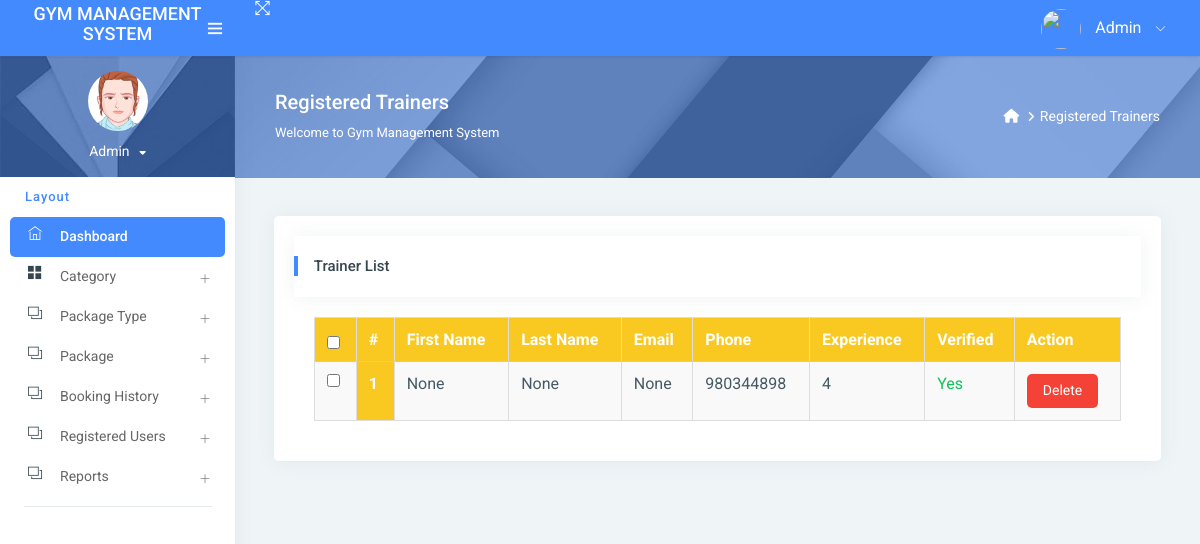
The page /reg_trainer/ (signed in) on the database as committed earlier.
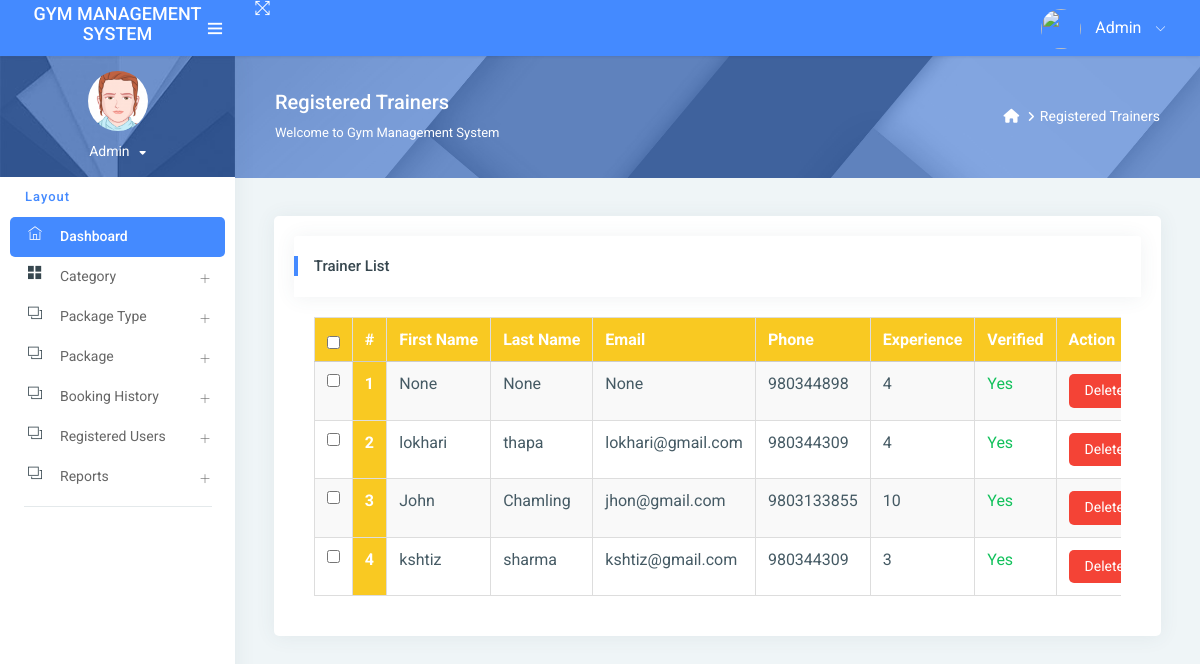
The same page on the database as committed later.
### app/models.py (models this page shows, shortened)
class Trainer(models.Model):
    user = models.OneToOneField(User, on_delete=models.CASCADE, null=True, blank=True)
    first_name = models.CharField(max_length=100, null=True)
    last_name = models.CharField(max_length=100, null=True)
    email = models.EmailField(null=True, blank=True)
    phone = models.CharField(max_length=15)
    address = models.TextField()
    experience = models.PositiveIntegerField(null=True, blank=True)
    is_verified = models.BooleanField(default=False)
    created_at = models.DateTimeField(auto_now_add=True)

### app/views.py (the view)
# urls.py: path('reg_trainer/', reg_trainer, name="reg_trainer"),
@login_required
def reg_trainer(request):
    trainers = Trainer.objects.all()  # Get all trainers
    return render(request, 'admin/reg_trainer.html', {'trainers': trainers})

### templates/admin/reg_trainer.html (shortened to what this page needs)
{% extends 'admin_base.html' %}
{% load static %}
{% block main %}
<link rel="stylesheet" href="https://cdnjs.cloudflare.com/ajax/libs/font-awesome/6.2.0/css/all.min.css" />
<div class="page-header">
    <div class="page-block">
        <div class="row align-items-center">
            <div class="col-md-8">
                <div class="page-header-title">
                    <h5 class="m-b-10">Registered Trainers</h5>
                    <p class="m-b-0">Welcome to Gym Management System</p>
                </div>
            </div>
            <div class="col-md-4">
                <ul class="breadcrumb-title">
                    <li class="breadcrumb-item">
                        <a href="{% url 'admin_home' %}"> <i class="fa fa-home"></i> </a>
                    </li>
                    <li class="breadcrumb-item"><a href="">Registered Trainers</a></li>
                </ul>
            </div>
        </div>
    </div>
</div>
<div class="pcoded-inner-content">
    <div class="main-body">
        <div class="page-wrapper">
            <div class="page-body">
                <div class="row">
                    <div class="col-md-12">
                        <div class="card">
                            <div class="card-block">
                                <div class="card-header">
                                    <h5>Trainer List</h5>
                                </div>
                                <div class="card-block table-border-style">
                                    <div class="table-responsive">
                                        <table class="table table-bordered">
                                            <thead>
                                                <tr>
                                                    <th><input type="checkbox" id="select-all" onclick="toggleSelectAll()"></th>
                                                    <th>#</th>
                                                    <th>First Name</th>
                                                    <th>Last Name</th>
                                                    <th>Email</th>
                                                    <th>Phone</th>
                                                    <th>Experience</th>
                                                    <th>Verified</th>
                                                    <th>Action</th>
                                                </tr>
                                            </thead>
                                            <tbody>
                                                {% for trainer in trainers %}
                                                <tr>
                                                    <td><input type="checkbox" class="select-trainer" data-trainer-id="{{ trainer.id }}"></td>
                                                    <th scope="row">{{ forloop.counter }}</th>
                                                    <td>{{ trainer.first_name }}</td>
                                                    <td>{{ trainer.last_name }}</td>
                                                    <td>{{ trainer.email }}</td>
                                                    <td>{{ trainer.phone }}</td>
                                                    <td>{{ trainer.experience }}</td>
                                                    <td>
                                                        {% if trainer.is_verified %}
                                                            <span class="text-success">Yes</span>
                                                        {% endif %}
                                                    </td>
                                                    <td>
                                                        <a href="{% url 'delete_trainer' trainer.id %}" class="btn btn-danger" onclick="return confirm('Are you sure you want to delete?')">Delete</a>
                                                    </td>
                                                </tr>
                                                {% endfor %}
                                            </tbody>
                                        </table>
                                    </div>
                                </div>
                            </div>
                        </div>
                    </div>
                </div>
            </div>
        </div>
    </div>
</div>
{% endblock %}

### templates/admin_base.html (shortened to what this page needs)
{% load static %}
<html lang="en">
<head>
    <link rel="stylesheet" href="{% static 'assets1/pages/waves/css/waves.min.css' %}" type="text/css" media="all">
    <link rel="stylesheet" type="text/css" href="{% static 'assets1/css/bootstrap/css/bootstrap.min.css' %}">
    <link rel="stylesheet" href="{% static 'assets1/pages/waves/css/waves.min.css' %}" type="text/css" media="all">
    <link rel="stylesheet" type="text/css" href="{% static 'assets1/icon/themify-icons/themify-icons.css' %}">
    <link rel="stylesheet" type="text/css" href="{% static 'assets1/icon/font-awesome/css/font-awesome.min.css' %}">
    <link rel="stylesheet" type="text/css" href="{% static 'assets1/css/jquery.mCustomScrollbar.css' %}">
    <link rel="stylesheet" href="https://www.amcharts.com/lib/3/plugins/export/export.css" type="text/css" media="all"/>
    <link rel="stylesheet" type="text/css" href="{% static 'assets1/css/style.css' %}">
</head>
<body>
<div id="pcoded" class="pcoded">
    <div class="pcoded-container navbar-wrapper">
        <nav class="navbar header-navbar pcoded-header">
            <div class="navbar-wrapper">
                <div class="navbar-logo">
                    <a class="mobile-menu waves-effect waves-light" id="mobile-collapse" href="#!">
                        <i class="ti-menu"></i>
                    </a>
                    <a href="{% url 'admin_home' %}" class="gym-logo">
                        <h2 style="font-size: 18px;">GYM Management System</h2>
                    </a>
                </div>
                <div class="navbar-container container-fluid">
                    <ul class="nav-left">
                        <li>
                            <a href="#!" onclick="javascript:toggleFullScreen()" class="waves-effect waves-light">
                                <i class="ti-fullscreen"></i>
                            </a>
                        </li>
                    </ul>
                    <ul class="nav-right">
                        <li class="user-profile header-notification">
                            <a href="#!" class="waves-effect waves-light">
                                <img src="{% static 'assets1/images/admin logo.jpeg' %}" class="img-radius"
                                     alt="">
                                <span>Admin</span>
                                <i class="ti-angle-down"></i>
                            </a>
                        </li>
                    </ul>
                </div>
            </div>
        </nav>
        <div class="pcoded-main-container">
            <div class="pcoded-wrapper">
                <nav class="pcoded-navbar">
                    <div class="pcoded-inner-navbar main-menu">
                        <div class="">
                            <div class="main-menu-header">
                                <img class="img-80 img-radius" src="{% static 'assets1/images/avatar-1.png' %}"
                                     alt="">
                                <div class="user-details">
                                    <span id="more-details">Admin<i class="fa fa-caret-down"></i></span>
                                </div>
                            </div>
                        </div>
                        <div class="pcoded-navigation-label" data-i18n="nav.category.navigation">Layout</div>
                        <ul class="pcoded-item pcoded-left-item">
                            <li class="active">
                                <a href="{% url 'admin_home' %}" class="waves-effect waves-dark">
                                    <span class="pcoded-micon"><i class="ti-home"></i><b>D</b></span>
                                    <span class="pcoded-mtext" data-i18n="nav.dash.main">Dashboard</span>
                                </a>
                            </li>
                            <li class="pcoded-hasmenu">
                                <a href="javascript:void(0)" class="waves-effect waves-dark">
                                    <span class="pcoded-micon"><i class="ti-layout-grid2-alt"></i></span>
                                    <span class="pcoded-mtext" data-i18n="nav.basic-components.main">Category</span>
                                </a>
                            </li>
                            <li class="pcoded-hasmenu">
                                <a href="javascript:void(0)" class="waves-effect waves-dark">
                                    <span class="pcoded-micon"><i class="ti-layers"></i></span>
                                    <span class="pcoded-mtext"
                                          data-i18n="nav.basic-components.main">Package Type </span>
                                </a>
                            </li>
                            <li class="pcoded-hasmenu">
                                <a href="javascript:void(0)" class="waves-effect waves-dark">
                                    <span class="pcoded-micon"><i class="ti-layers"></i></span>
                                    <span class="pcoded-mtext"
                                          data-i18n="nav.basic-components.main"> Package</span>
                                </a>
                            </li>
                            <li class="pcoded-hasmenu">
                                <a href="javascript:void(0)" class="waves-effect waves-dark">
                                    <span class="pcoded-micon"><i class="ti-layers"></i></span>
                                    <span class="pcoded-mtext"
                                          data-i18n="nav.basic-components.main">Booking History</span>
                                </a>
                            </li>
                               <li class="pcoded-hasmenu">
                                <a href="javascript:void(0)" class="waves-effect waves-dark">
                                    <span class="pcoded-micon"><i class="ti-layers"></i></span>
                                    <span class="pcoded-mtext"
                                          data-i18n="nav.basic-components.main"> Registered Users</span>
                                </a>
                            </li>
                            <li class="pcoded-hasmenu">
                                <a href="javascript:void(0)" class="waves-effect waves-dark">
                                    <span class="pcoded-micon"><i class="ti-layers"></i></span>
                                    <span class="pcoded-mtext"
                                          data-i18n="nav.basic-components.main">Reports</span>
                                </a>
                            </li>
                        </ul>
                    </div>
                </nav>
                <div class="pcoded-content">
                    {% block main %}
                    {% endblock %}
                </div>
            </div>
        </div>
    </div>
</div>
</body>
</html>

### templates/admin/reg_trainer.html (style rules this page uses)
.table-responsive { font-size: 12px; }
.table { width: 100%; margin: 0 auto; border-collapse: collapse; box-shadow: 0 4px 8px rgba(0, 0, 0, 0.1); }
.table th, .table td { padding: 12px; text-align: left; border: 1px solid #ddd; }
.table th { background-color: #f9c922; color: #fff; font-weight: bold; }
.table tbody tr:nth-child(odd) { background-color: #f9f9f9; }
.btn-danger { background-color: #f44336; border: none; color: white; padding: 8px 16px; text-align: center; text-decoration: none; display: inline-block; font-size: 14px; border-radius: 5px; }

### templates/admin_base.html (style rules this page uses)
.gym-logo { text-decoration: none; color: #333; }

Rows that differ between the two databases and show on the page:
added Trainer: first_name "lokhari", last_name "thapa", email "lokhari@gmail.com", phone "980344309", experience "4", is_verified "Yes"
added Trainer: first_name "John", last_name "Chamling", email "jhon@gmail.com", phone "9803133855", experience "10", is_verified "Yes"
added Trainer: first_name "kshtiz", last_name "sharma", email "kshtiz@gmail.com", phone "980344309", experience "3", is_verified "Yes"
